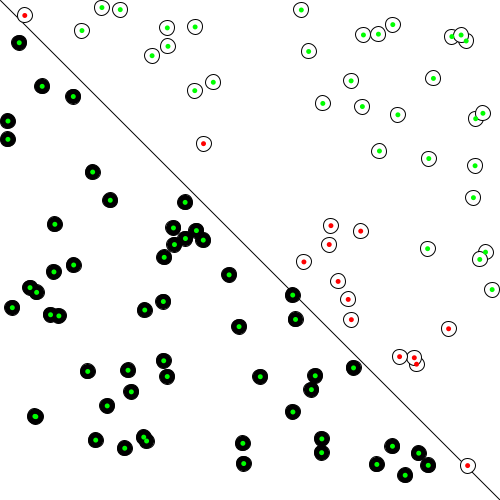
Frame 1 (no input)
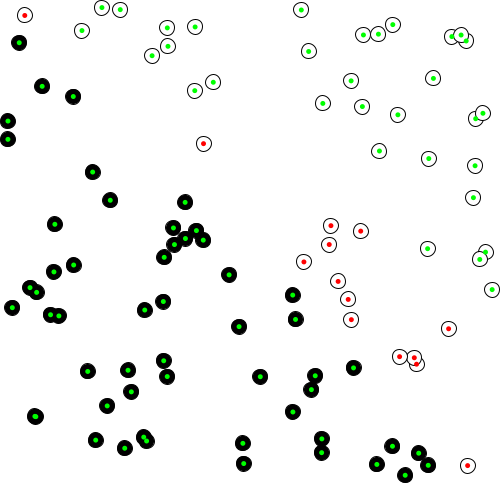
Frame 60 (the mouse pressed at the canvas centre just before this capture)
Frame 120 (the mouse held since frame 60 and released just before this capture): identical to frame 60, image omitted

The Processing sketch that drew these frames (run headless with seeded random() and noise(); from frame 60 on, the mouse is pressed at the canvas centre):

// Processing sketch: NOC_10_01_SimplePerceptron
// ── NOC_10_01_SimplePerceptron.pde
// call our perceptron class
Perceptron brain;


// Make an array of 100 points 
Point[] points = new Point[100];
void setup(){
         size(500,500);
         brain = new Perceptron();
         // Initialize your points 
         for (int i =0 ; i < points.length;i++){
             points[i] = new Point();
             
         }
         
         float[] inputs = {-1,0.5};
         int guess = brain.guess(inputs);
         println(guess); 
}

void draw() {
    background(255);
    line(0,0, width, height);
    for (Point p : points){
      p.show();
    }
    
    for (Point pt : points){
      float[] inputs = {pt.x, pt.y};
      int target = pt.label;
      //brain.train(inputs, pt.label);
      
      int guess = brain.guess(inputs);
      if (guess == target) {
        fill(0,255,0);
      }else {
        
        fill(255,0,0);
      }
      noStroke();
      ellipse(pt.x,pt.y, 5,5);
      
      
    }
}

// ── Perceptron.pde

// This is the activation function 
int sign(float n){
        if (n >=0){
          return 1;
        }else{
          return -1;
        }
}

class Perceptron {
  
            float lr = 0.1; // Learning rate
           // Define your weights
            float[] weights = new float[2];
          // Constructor
          Perceptron() {
            // Initialize the weights randomly
            for (int i = 0; i < weights.length; i++){
                weights[i] = random(-1,1);
              }
          }
          
          
         int guess(float[] inputs) {
            float sum = 0;
            for (int i = 0; i < weights.length; i++){
              sum += inputs[i]* weights[i];
            }
            int output = sign(sum);
            return output;
          }
          
        void train(float[] inputs, int target){
          int guess = guess(inputs);
          int error = target - guess; 
          
          for (int i =0; i< weights.length; i ++){
            weights[i]+= error * inputs[i] * lr;
            
          }
        }  
          
}

// ── Trainer.pde

class Point{
    float x; 
    float y;
    int label;
    
    
    Point() {
          x = random(width);
          y = random(height);
          
          if (x >y) {
            label =1;
          }else{
            label =-1;
          }
    }
    void show(){
            stroke(0);
            if (label ==1){
              fill(255);
            }else {
              fill(0);
            }
            ellipse(x,y,15,15);
    }
}
    
